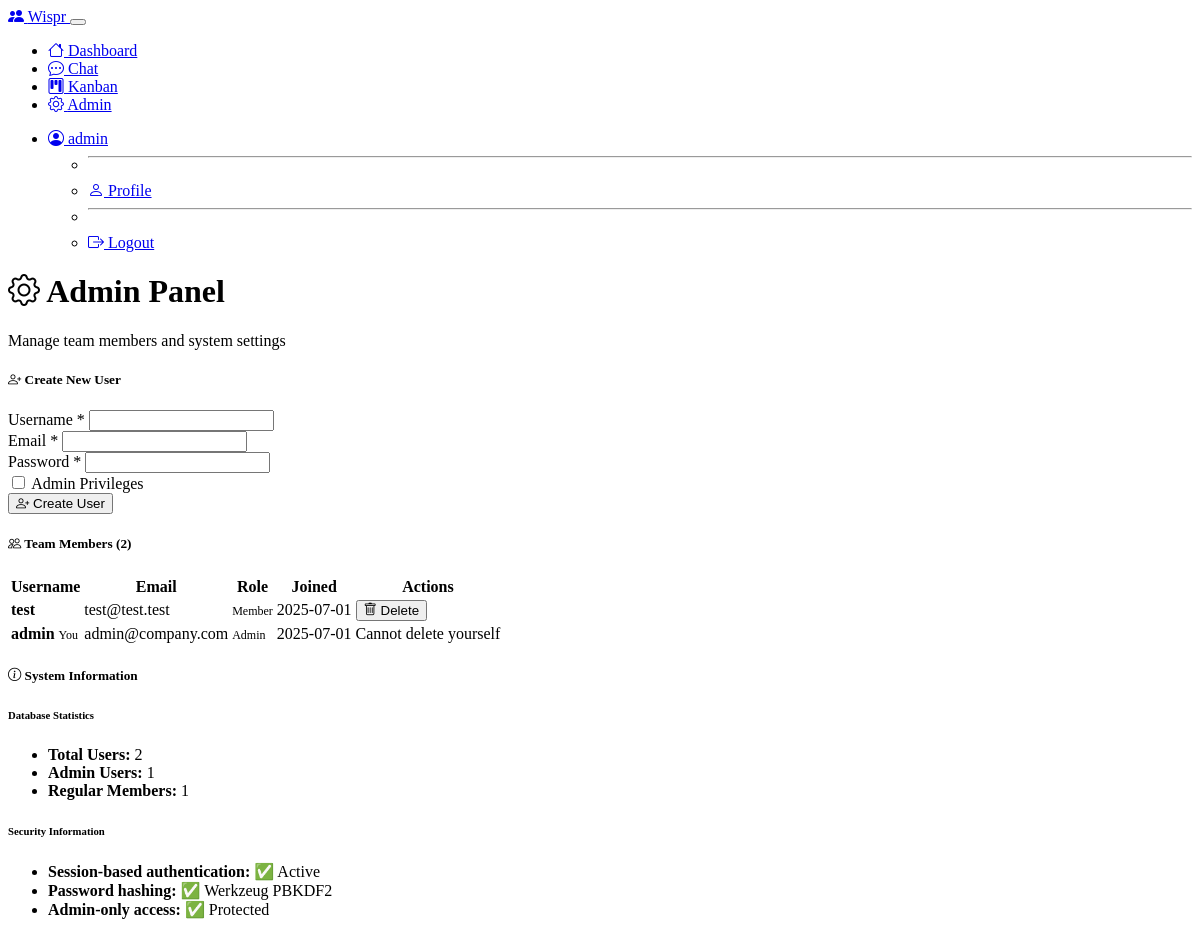
The page /admin (signed in) on the database its author committed.
### models.py (models this page shows, shortened)
class User(db.Model):
    id = db.Column(db.Integer, primary_key=True)
    username = db.Column(db.String(64), unique=True, nullable=False)
    email = db.Column(db.String(120), unique=True, nullable=False)
    password_hash = db.Column(db.String(256), nullable=False)
    is_admin = db.Column(db.Boolean, default=False)
    created_at = db.Column(db.DateTime, default=datetime.utcnow)
    profile_pic = db.Column(db.String(255), nullable=True)  # Filename of profile picture
    status = db.Column(db.String(16), default='online')  # online, away, dnd, offline
    messages = db.relationship('ChatMessage', foreign_keys='ChatMessage.user_id', backref='author', lazy='dynamic', overlaps="sent_messages")
    tasks = db.relationship('Task', foreign_keys='Task.user_id', backref='creator', lazy='dynamic')
    assigned_tasks = db.relationship('Task', foreign_keys='Task.assigned_to', lazy='dynamic')
    sent_messages = db.relationship('ChatMessage', foreign_keys='ChatMessage.user_id', lazy='dynamic', overlaps="messages,author")
    received_messages = db.relationship('ChatMessage', foreign_keys='ChatMessage.recipient_id', backref='recipient', lazy='dynamic')

### routes.py (the view)
@app.route('/admin')
@admin_required
def admin():
    users = User.query.order_by(User.created_at.desc()).all()
    return render_template('admin.html', users=users)

### app.py (called while the page is built)
@app.context_processor
def inject_csrf_token():
    from flask_wtf.csrf import generate_csrf
    return dict(csrf_token=generate_csrf)

### routes.py (called while the page is built)
def admin_required(f):
    from functools import wraps
    @wraps(f)
    def decorated_function(*args, **kwargs):
        if 'user_id' not in session:
            return redirect(url_for('login'))
        user = User.query.get(session['user_id'])
        if not user or not user.is_admin:
            flash('Admin access required', 'error')
            return redirect(url_for('dashboard'))
        return f(*args, **kwargs)
    return decorated_function

@app.context_processor
def inject_user():
    if 'user_id' in session:
        user = User.query.get(session['user_id'])
        return dict(current_user=user)
    return dict(current_user=None)

### templates/admin.html (shortened to what this page needs)
{% extends "base.html" %}
{% block content %}
<div class="row">
    <div class="col-12">
        <h1><i class="bi bi-gear"></i> Admin Panel</h1>
        <p class="text-muted">Manage team members and system settings</p>
    </div>
</div>
<div class="row mb-4">
    <div class="col-12">
        <div class="card">
            <div class="card-header">
                <h5><i class="bi bi-person-plus"></i> Create New User</h5>
            </div>
            <div class="card-body">
                <form method="POST" action="{{ url_for('create_user') }}">
                    <div class="row">
                        <div class="col-md-6">
                            <div class="mb-3">
                                <label for="username" class="form-label">Username *</label>
                                <input type="text" class="form-control" id="username" name="username" required>
                            </div>
                        </div>
                        <div class="col-md-6">
                            <div class="mb-3">
                                <label for="email" class="form-label">Email *</label>
                                <input type="email" class="form-control" id="email" name="email" required>
                            </div>
                        </div>
                    </div>
                    <div class="row">
                        <div class="col-md-6">
                            <div class="mb-3">
                                <label for="password" class="form-label">Password *</label>
                                <input type="password" class="form-control" id="password" name="password" required>
                            </div>
                        </div>
                        <div class="col-md-6">
                            <div class="mb-3">
                                <div class="form-check mt-4">
                                    <input class="form-check-input" type="checkbox" id="is_admin" name="is_admin">
                                    <label class="form-check-label" for="is_admin">
                                        Admin Privileges
                                    </label>
                                </div>
                            </div>
                        </div>
                    </div>
                    <button type="submit" class="btn btn-success">
                        <i class="bi bi-person-plus"></i> Create User
                    </button>
                </form>
            </div>
        </div>
    </div>
</div>
<div class="row">
    <div class="col-12">
        <div class="card">
            <div class="card-header">
                <h5><i class="bi bi-people"></i> Team Members ({{ users|length }})</h5>
            </div>
            <div class="card-body">
                {% if users %}
                <div class="table-responsive">
                    <table class="table table-striped">
                        <thead>
                            <tr>
                                <th>Username</th>
                                <th>Email</th>
                                <th>Role</th>
                                <th>Joined</th>
                                <th>Actions</th>
                            </tr>
                        </thead>
                        <tbody>
                            {% for user in users %}
                            <tr>
                                <td>
                                    <strong>{{ user.username }}</strong>
                                    {% if user.id == current_user.id %}
                                        <span class="badge bg-info ms-1">You</span>
                                    {% endif %}
                                </td>
                                <td>{{ user.email }}</td>
                                <td>
                                    {% if user.is_admin %}
                                        <span class="badge bg-danger">Admin</span>
                                    {% else %}
                                        <span class="badge bg-secondary">Member</span>
                                    {% endif %}
                                </td>
                                <td>{{ user.created_at.strftime('%Y-%m-%d') }}</td>
                                <td>
                                    {% if user.id != current_user.id %}
                                    <form action="{{ url_for('delete_user', user_id=user.id) }}" method="POST" style="display: inline;">
                                        <button type="submit" class="btn btn-sm btn-outline-danger"
                                                onclick="return confirm('Are you sure you want to delete this user? This will also delete all their messages and tasks.');">
                                            <i class="bi bi-trash"></i> Delete
                                        </button>
                                    </form>
                                    {% else %}
                                    <span class="text-muted">Cannot delete yourself</span>
                                    {% endif %}
                                </td>
                            </tr>
                            {% endfor %}
                        </tbody>
                    </table>
                </div>
                {% else %}
                <div class="text-center text-muted py-4">
                    <i class="bi bi-people fs-1"></i>
                    <h4>No users found</h4>
                    <p>Create the first user to get started!</p>
                </div>
                {% endif %}
            </div>
        </div>
    </div>
</div>
<div class="row mt-4">
    <div class="col-12">
        <div class="card">
            <div class="card-header">
                <h5><i class="bi bi-info-circle"></i> System Information</h5>
            </div>
            <div class="card-body">
                <div class="row">
                    <div class="col-md-6">
                        <h6>Database Statistics</h6>
                        <ul class="list-unstyled">
                            <li><strong>Total Users:</strong> {{ users|length }}</li>
                            <li><strong>Admin Users:</strong> {{ users|selectattr('is_admin')|list|length }}</li>
                            <li><strong>Regular Members:</strong> {{ users|rejectattr('is_admin')|list|length }}</li>
                        </ul>
                    </div>
                    <div class="col-md-6">
                        <h6>Security Information</h6>
                        <ul class="list-unstyled">
                            <li><strong>Session-based authentication:</strong> ✅ Active</li>
                            <li><strong>Password hashing:</strong> ✅ Werkzeug PBKDF2</li>
                            <li><strong>Admin-only access:</strong> ✅ Protected</li>
                        </ul>
                    </div>
                </div>
            </div>
        </div>
    </div>
</div>
{% endblock %}

### templates/base.html (shortened to what this page needs)
<!DOCTYPE html>
<html lang="en" data-bs-theme="dark">
<head>
    <link href="https://cdn.replit.com/agent/bootstrap-agent-dark-theme.min.css" rel="stylesheet">
    <link href="https://cdn.jsdelivr.net/npm/bootstrap-icons@1.11.3/font/bootstrap-icons.css" rel="stylesheet">
    <link href="{{ url_for('static', filename='style.css') }}" rel="stylesheet">
</head>
<body>
    {% if current_user %}
    <nav class="navbar navbar-expand-lg navbar-dark bg-dark">
        <div class="container">
            <a class="navbar-brand" href="{{ url_for('dashboard') }}">
                <i class="bi bi-people-fill"></i> Wispr
            </a>
            <button class="navbar-toggler" type="button" data-bs-toggle="collapse" data-bs-target="#navbarNav">
            </button>
            <div class="collapse navbar-collapse" id="navbarNav">
                <ul class="navbar-nav me-auto">
                    <li class="nav-item">
                        <a class="nav-link" href="{{ url_for('dashboard') }}">
                            <i class="bi bi-house"></i> Dashboard
                        </a>
                    </li>
                    <li class="nav-item">
                        <a class="nav-link" href="{{ url_for('chat') }}">
                            <i class="bi bi-chat-dots"></i> Chat
                        </a>
                    </li>
                    <li class="nav-item">
                        <a class="nav-link" href="{{ url_for('kanban') }}">
                            <i class="bi bi-kanban"></i> Kanban
                        </a>
                    </li>
                    {% if current_user.is_admin %}
                    <li class="nav-item">
                        <a class="nav-link" href="{{ url_for('admin') }}">
                            <i class="bi bi-gear"></i> Admin
                        </a>
                    </li>
                    {% endif %}
                </ul>
                <ul class="navbar-nav">
                    <li class="nav-item dropdown">
                        <a class="nav-link dropdown-toggle" href="#" role="button" data-bs-toggle="dropdown">
                            <i class="bi bi-person-circle"></i> {{ current_user.username }}
                        </a>
                        <ul class="dropdown-menu">
                            <li><hr class="dropdown-divider"></li>
                            <li><a class="dropdown-item" href="{{ url_for('profile') }}">
                                <i class="bi bi-person"></i> Profile
                            </a></li>
                            <li><hr class="dropdown-divider"></li>
                            <li><a class="dropdown-item" href="{{ url_for('logout') }}">
                                <i class="bi bi-box-arrow-right"></i> Logout
                            </a></li>
                        </ul>
                    </li>
                </ul>
            </div>
        </div>
    </nav>
    {% endif %}
    <main class="{% if current_user %}container my-4{% endif %}">
        {% block content %}{% endblock %}
    </main>
</body>
</html>

### static/style.css (style rules this page uses)
.card { transition: transform 0.2s ease-in-out; }
.badge { font-size: 0.75em; }
.table th { border-top: none; font-weight: 600; }

### rows shown on the page
User: username "admin", shows "You", email "admin@company.com", is_admin "Admin", created_at "2025-07-01", shows "Cannot delete yourself"
User: username "test", email "test@test.test", is_admin "Member", created_at "2025-07-01"

### other values the page prints
{{ users|length }} "2"
{{ users|selectattr('is_admin')|list|length }} "1"
{{ users|rejectattr('is_admin')|list|length }} "1"
